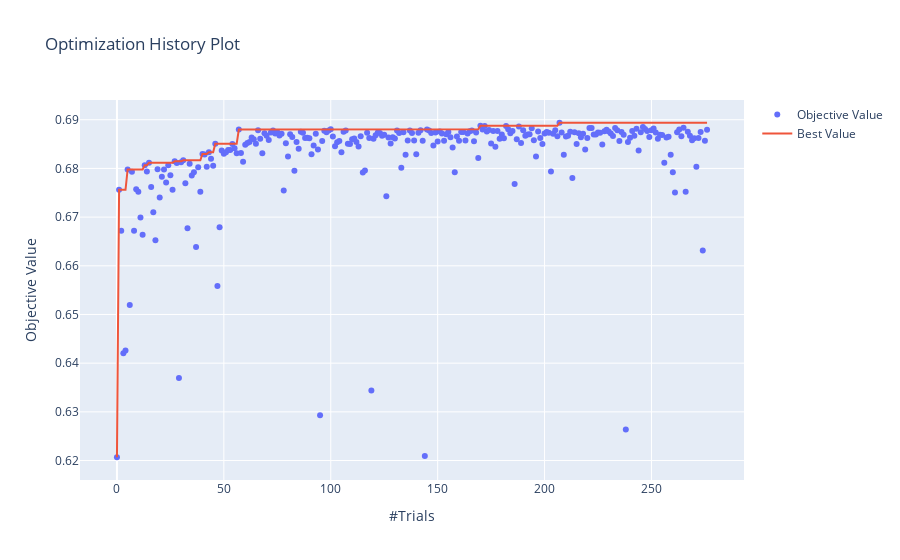

The cell this chart's notebook holds for it:
### Code cell
plot_optimization_history(study1)

### Figure 1 — Plotly figure (JSON) as saved in the notebook; plotly's stock layout.template omitted (floating-point values rounded to 4 significant figures; data arrays with more than 128 entries replaced by an {"elided": "..."} marker saying what was removed)
{"data": [{"mode": "markers", "name": "Objective Value", "type": "scatter", "x": {"elided": "277 int values"}, "y": {"elided": "277 float values"}}, {"name": "Best Value", "type": "scatter", "x": {"elided": "277 int values"}, "y": {"elided": "277 float values"}}], "layout": {"autosize": true, "title": {"text": "Optimization History Plot"}, "xaxis": {"autorange": true, "range": [-17.28, 293.3], "title": {"text": "#Trials"}, "type": "linear"}, "yaxis": {"autorange": true, "range": [0.6156, 0.6944], "title": {"text": "Objective Value"}, "type": "linear"}}}
